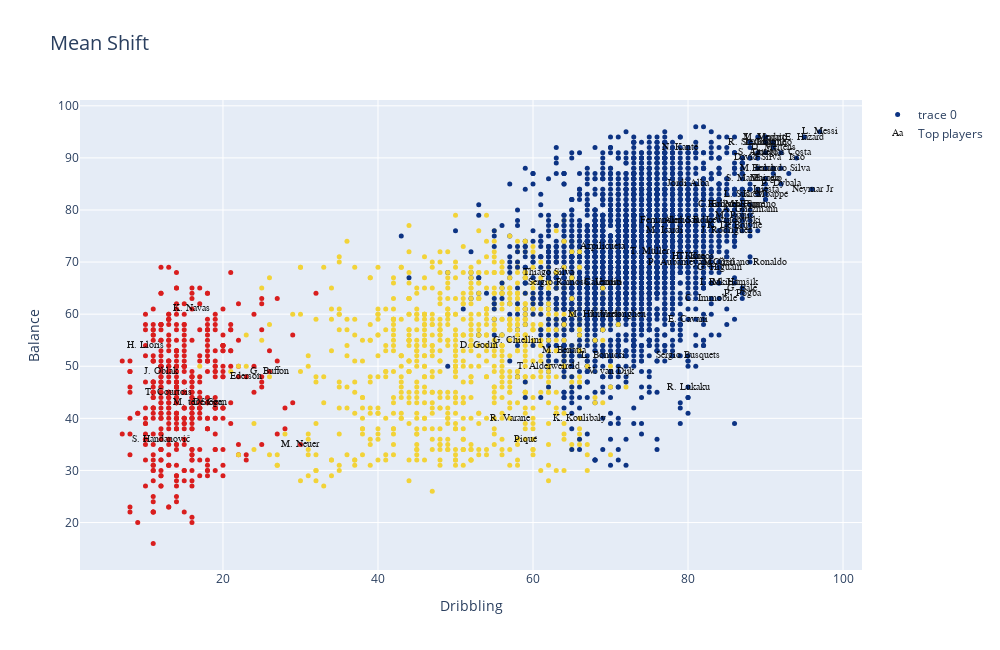

Write notebook code for a chart like this one.
### Code cell
#En Colab
fig.show()

### Figure 1 — Plotly figure (JSON) as saved in the notebook; plotly's stock layout.template omitted (floating-point values rounded to 4 significant figures; data arrays with more than 128 entries replaced by an {"elided": "..."} marker saying what was removed)
{"data": [{"marker": {"color": {"elided": "4749 int values"}, "colorscale": [[0, "rgb(12,51,131)"], [0.25, "rgb(10,136,186)"], [0.5, "rgb(242,211,56)"], [0.75, "rgb(242,143,56)"], [1, "rgb(217,30,30)"]], "showscale": false, "size": 5}, "mode": "markers", "text": {"elided": "4749 str values"}, "type": "scatter", "x": {"elided": "4749 int values"}, "y": {"elided": "4749 int values"}}, {"mode": "text", "name": "Top players", "opacity": 0.9, "text": ["L. Messi", "Cristiano Ronaldo", "Neymar Jr", "De Gea", "K. De Bruyne", "E. Hazard", "L. Modrić", "L. Suárez", "Sergio Ramos", "J. Oblak", "R. Lewandowski", "T. Kroos", "D. Godín", "David Silva", "N. Kanté", "P. Dybala", "H. Kane", "A. Griezmann", "M. ter Stegen", "T. Courtois", "Sergio Busquets", "E. Cavani", "M. Neuer", "S. Agüero", "G. Chiellini", "K. Mbappé", "M. Salah", "Casemiro", "J. Rodríguez", "L. Insigne", "Isco", "C. Eriksen", "Coutinho", "P. Aubameyang", "M. Hummels", "Marcelo", "G. Bale", "H. Lloris", "G. Higuaín", "Thiago Silva", "S. Handanovič", "G. Buffon", "S. Umtiti", "M. Icardi", "K. Koulibaly", "P. Pogba", "K. Navas", "R. Lukaku", "C. Immobile", "Jordi Alba", "D. Mertens", "J. Vertonghen", "M. Hamšík", "I. Rakitić", "Piqué", "L. Sané", "Bernardo Silva", "Ederson", "S. Mané", "V. van Dijk", "R. Sterling", "Roberto Firmino", "R. Varane", "M. Verratti", "Alex Sandro", "Douglas Costa", "T. Müller", "Thiago", "M. Reus", "Azpilicueta", "L. Bonucci", "T. Alderweireld", "M. Pjanić", "M. Benatia", "M. Özil", "Fernandinho", "Iniesta"], "textfont": {"color": "black", "family": "sans serif", "size": 10}, "type": "scatter", "x": [97, 88, 96, 18, 86, 95, 90, 87, 63, 12, 85, 81, 53, 89, 79, 92, 80, 88, 17, 13, 80, 80, 30, 89, 58, 90, 89, 69, 85, 90, 94, 84, 91, 79, 68, 90, 87, 10, 84, 62, 12, 26, 69, 77, 66, 87, 16, 80, 83, 80, 91, 71, 86, 84, 59, 88, 92, 23, 87, 70, 88, 87, 57, 90, 80, 92, 75, 90, 87, 69, 69, 62, 86, 64, 84, 77, 90], "y": [95, 70, 84, 43, 77, 94, 94, 83, 66, 49, 78, 71, 54, 90, 92, 85, 71, 80, 43, 45, 52, 59, 35, 91, 55, 83, 88, 66, 76, 93, 90, 81, 93, 70, 60, 86, 65, 54, 69, 68, 36, 49, 66, 76, 40, 64, 61, 46, 63, 85, 92, 60, 66, 66, 36, 81, 88, 48, 86, 49, 93, 81, 40, 94, 78, 91, 72, 86, 81, 73, 52, 50, 79, 53, 70, 78, 84]}], "layout": {"autosize": false, "height": 650, "title": {"font": {"size": 20}, "text": "Mean Shift"}, "width": 1000, "xaxis": {"autorange": true, "range": [1.554, 102.4], "title": {"text": "Dribbling"}, "type": "linear"}, "yaxis": {"autorange": true, "range": [10.89, 101.1], "title": {"text": "Balance"}, "type": "linear"}}}
